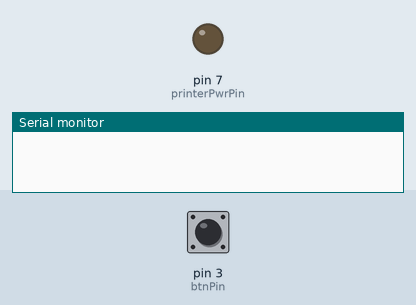
Recording of a sketch running on a simulated Arduino Uno, built with avr-gcc and run on an emulated ATmega328P. Shown: output pins drawn as LEDs (lit = HIGH), the last lines printed to the serial monitor. The inputs (shaded band) are chosen by the test bench; at power-on: pin 3 (btnPin) LOW.

Above: at 1.2 s.
1.3 s: pin 3 (btnPin) pulled HIGH for 0.15 s
At 2.4 s:
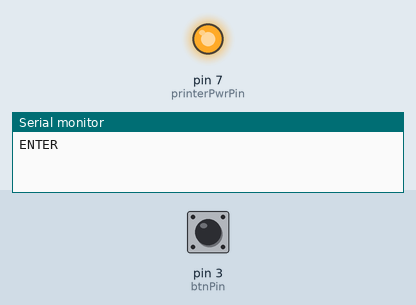
Timing chart, 0 to 12.8 s (numbered marks = the images above; inputs shaded):
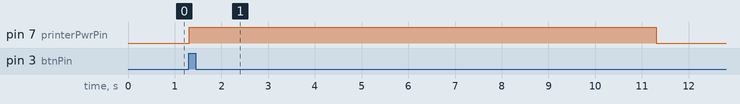

Measured:
- after the input at 1.3 s, pin 7 (printerPwrPin): LOW → HIGH at once, → LOW 10.0 s later

The sketch:

logic_learner.ino
```cpp
int btnPin = 3;
int printerPwrPin = 7;
boolean lastButton = LOW;
boolean currentValue = LOW;
int powerDelay = 0;
int powerOnTime = 10000;

char inData[20];
char inChar = -1;
byte index = 0;

void setup() {
  Serial.begin(9600);

  pinMode(btnPin, INPUT);
  pinMode(printerPwrPin, OUTPUT);
}

void serialEvent() {
  //get the power delay from the computer
  while (Serial.available() > 0) {
    if (index < 19) {
      inChar = Serial.read();
      inData[index] = inChar;
      index++;
      inData[index] = '\0'; //gets overwritten if there is more data
    }
    delay(30);  //delay so that data from computer has time to fill up the buffer
  }
  powerDelay = atoi(inData); //convert the char array to an integer
  Serial.print("powerDelay: "); //send out power delay to computer output
  Serial.println(powerDelay);  //   just to make sure it's correct
}

void loop() {
  index = 0;
  //wait for button to be pressed
  currentValue = debounce(lastButton, btnPin);
  if (lastButton == LOW && currentValue == HIGH) {
    Serial.println("ENTER");
    delay(powerDelay); //delay for time specified on the computer
    digitalWrite(printerPwrPin, HIGH); //turn printer on
    delay(powerOnTime); //wait for printer to finish starting up
    digitalWrite(printerPwrPin, LOW); //turn printer off
  }
  lastButton = currentValue;
}

//based on example code from Jeremy Blum:
//http://www.jeremyblum.com/2011/01/10/arduino-tutorial-2-now-with-more-blinky-things/
boolean debounce(boolean lastValue, int switchPin) {
  boolean currentValue = digitalRead(switchPin);
  if (lastValue != currentValue) {
    delay(8);
    currentValue = digitalRead(switchPin);
  }
  return currentValue;
}
```
